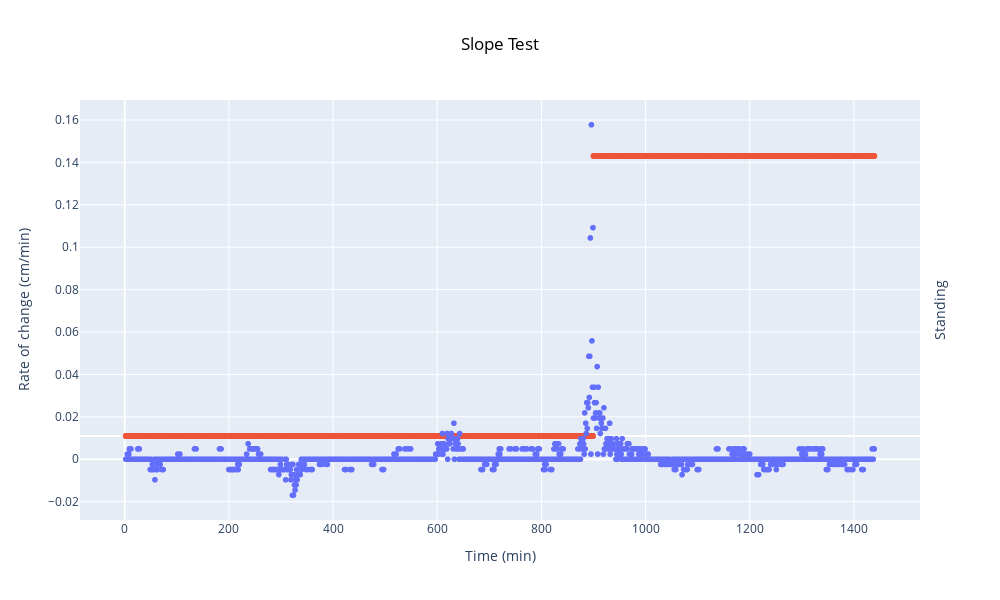

The code cell stored with this chart in its notebook:
### Code cell
fig = px.scatter(x=averaged_x, y=slopes, labels={'x':'Time (min)', 'y':'Rate of change (cm/min)'}, title='Slope Data')
fig.add_scatter(x=df['Time (min)'], y=df['Standing'], 
                mode='markers', yaxis='y2', name='Standing', showlegend=False)
fig.update_layout({
    'yaxis2': {
        'title': 'Standing',
        'overlaying': 'y',
        'side': 'right',
        'range': [0-0.3, 1+0.2],
        'showgrid': False,
        'showticklabels': False
    },
    'title': {'text': 'Slope Test', 'x':0.5, 'xanchor': 'center', 'font': {'color': 'black'}},
})
fig.update_layout(width=1000, height=600)
fig.show()

### Figure 1 — Plotly figure (JSON) as saved in the notebook; plotly's stock layout.template omitted (floating-point values rounded to 4 significant figures; data arrays with more than 128 entries replaced by an {"elided": "..."} marker saying what was removed)
{"data": [{"hovertemplate": "Time (min)=%{x}<br>Rate of change (cm/min)=%{y}<extra></extra>", "legendgroup": "", "marker": {"color": "#636efa", "symbol": "circle"}, "mode": "markers", "name": "", "showlegend": false, "type": "scattergl", "x": {"elided": "1438 int values"}, "xaxis": "x", "y": {"elided": "1438 float values"}, "yaxis": "y"}, {"mode": "markers", "name": "Standing", "showlegend": false, "type": "scatter", "x": {"elided": "1438 int values"}, "y": {"elided": "1438 int values"}, "yaxis": "y2"}], "layout": {"height": 600, "legend": {"tracegroupgap": 0}, "title": {"font": {"color": "black"}, "text": "Slope Test", "x": 0.5, "xanchor": "center"}, "width": 1000, "xaxis": {"anchor": "y", "autorange": true, "domain": [0, 1], "range": [-85.83, 1527.0], "title": {"text": "Time (min)"}, "type": "linear"}, "yaxis": {"anchor": "x", "autorange": true, "domain": [0, 1], "range": [-0.02866, 0.1694], "title": {"text": "Rate of change (cm/min)"}, "type": "linear"}, "yaxis2": {"overlaying": "y", "range": [-0.3, 1.2], "showgrid": false, "showticklabels": false, "side": "right", "title": {"text": "Standing"}, "type": "linear"}}}
